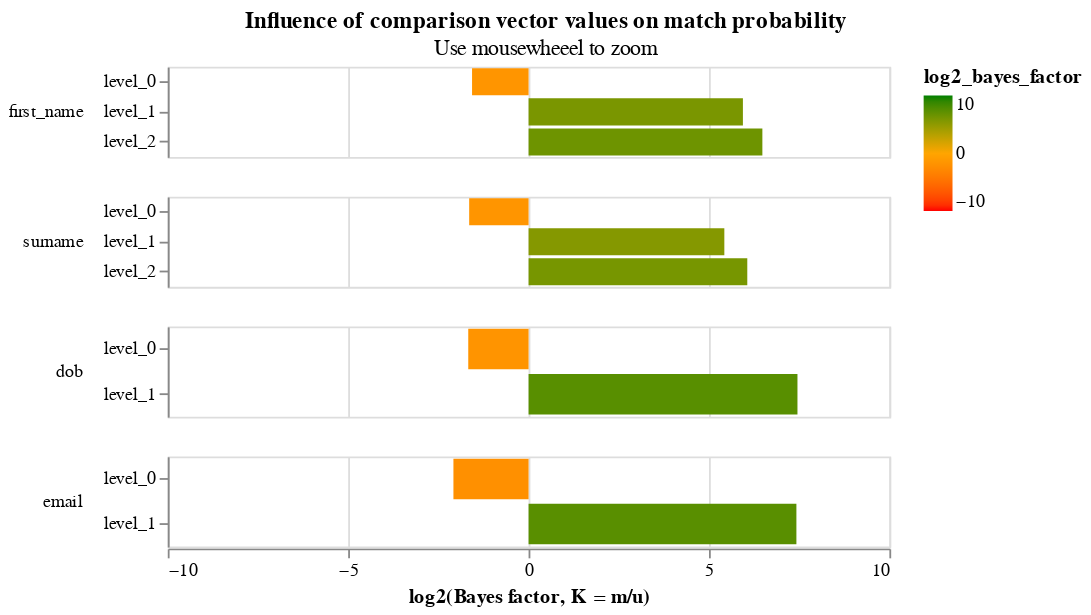

The cell this chart's notebook holds for it:
### Markdown cell above
An alternative representation of the parameters displays them in terms of the effect different values in the comparison vectors have on the match probability:

### Code cell
model.bayes_factor_chart()

### Figure 1 — Vega-Lite specification as saved in the notebook (floating-point values rounded to 4 significant figures)
{"$schema": "https://vega.github.io/schema/vega-lite/v4.json", "config": {"header": {"title": null}, "mark": {"tooltip": null}, "title": {"anchor": "middle"}, "view": {"continuousHeight": 300, "continuousWidth": 400, "height": 300, "width": 400}}, "data": {"name": "data-6e3a29992a84c4530801bee4fbcb3146"}, "datasets": {"data-6e3a29992a84c4530801bee4fbcb3146": [{"bayes_factor": 0.3376, "column_name": "first_name", "gamma_column_name": "gamma_first_name", "gamma_index": 0, "level_name": "level_0", "level_proportion": 0.9699, "log2_bayes_factor": -1.567, "m_probability": 0.3348, "max_gamma_index": 2, "num_levels": 3, "u_probability": 0.9916}, {"bayes_factor": 61.42, "column_name": "first_name", "gamma_column_name": "gamma_first_name", "gamma_index": 1, "level_name": "level_1", "level_proportion": 0.009188, "log2_bayes_factor": 5.941, "m_probability": 0.1885, "max_gamma_index": 2, "num_levels": 3, "u_probability": 0.00307}, {"bayes_factor": 89.26, "column_name": "first_name", "gamma_column_name": "gamma_first_name", "gamma_index": 2, "level_name": "level_2", "level_proportion": 0.02089, "log2_bayes_factor": 6.48, "m_probability": 0.4767, "max_gamma_index": 2, "num_levels": 3, "u_probability": 0.005341}, {"bayes_factor": 0.3195, "column_name": "surname", "gamma_column_name": "gamma_surname", "gamma_index": 0, "level_name": "level_0", "level_proportion": 0.9664, "log2_bayes_factor": -1.646, "m_probability": 0.3159, "max_gamma_index": 2, "num_levels": 3, "u_probability": 0.9886}, {"bayes_factor": 42.99, "column_name": "surname", "gamma_column_name": "gamma_surname", "gamma_index": 1, "level_name": "level_1", "level_proportion": 0.00746, "log2_bayes_factor": 5.426, "m_probability": 0.1345, "max_gamma_index": 2, "num_levels": 3, "u_probability": 0.003128}, {"bayes_factor": 66.81, "column_name": "surname", "gamma_column_name": "gamma_surname", "gamma_index": 2, "level_name": "level_2", "level_proportion": 0.02609, "log2_bayes_factor": 6.062, "m_probability": 0.5497, "max_gamma_index": 2, "num_levels": 3, "u_probability": 0.008228}, {"bayes_factor": 0.3138, "column_name": "dob", "gamma_column_name": "gamma_dob", "gamma_index": 0, "level_name": "level_0", "level_proportion": 0.9735, "log2_bayes_factor": -1.672, "m_probability": 0.3126, "max_gamma_index": 1, "num_levels": 2, "u_probability": 0.9961}, {"bayes_factor": 175.2, "column_name": "dob", "gamma_column_name": "gamma_dob", "gamma_index": 1, "level_name": "level_1", "level_proportion": 0.02647, "log2_bayes_factor": 7.452, "m_probability": 0.6874, "max_gamma_index": 1, "num_levels": 2, "u_probability": 0.003924}, {"bayes_factor": 0.2361, "column_name": "email", "gamma_column_name": "gamma_email", "gamma_index": 0, "level_name": "level_0", "level_proportion": 0.9705, "log2_bayes_factor": -2.083, "m_probability": 0.235, "max_gamma_index": 1, "num_levels": 2, "u_probability": 0.9955}, {"bayes_factor": 171.6, "column_name": "email", "gamma_column_name": "gamma_email", "gamma_index": 1, "level_name": "level_1", "level_proportion": 0.02955, "log2_bayes_factor": 7.423, "m_probability": 0.765, "max_gamma_index": 1, "num_levels": 2, "u_probability": 0.004457}]}, "encoding": {"color": {"field": "log2_bayes_factor", "scale": {"domain": [-10, 0, 10], "range": ["red", "orange", "green"]}, "type": "quantitative"}, "row": {"field": "column_name", "header": {"labelAlign": "left", "labelAnchor": "middle", "labelAngle": 0}, "sort": {"field": "gamma_index"}, "type": "nominal"}, "tooltip": [{"field": "column_name", "type": "nominal"}, {"field": "level_name", "type": "ordinal"}, {"field": "m_probability", "format": ".4f", "type": "quantitative"}, {"field": "bayes_factor", "format": ".4f", "type": "quantitative"}, {"field": "level_proportion", "format": ".2%", "title": "Percentage of record comparisons in this level", "type": "nominal"}, {"field": "log2_bayes_factor", "format": ".4f", "title": "log2(Bayes factor, K = m/u)", "type": "quantitative"}], "x": {"axis": {"title": "log2(Bayes factor, K = m/u)", "values": [-10, -5, 0, 5, 10]}, "field": "log2_bayes_factor", "scale": {"domain": [-10, 10]}, "type": "quantitative"}, "y": {"axis": {"title": null}, "field": "level_name", "type": "nominal"}}, "height": 50, "mark": {"clip": true, "type": "bar"}, "resolve": {"scale": {"y": "independent"}}, "selection": {"selector076": {"bind": "scales", "encodings": ["x"], "type": "interval"}}, "title": {"subtitle": "Use mousewheeel to zoom", "text": "Influence of comparison vector values on match probability"}}
